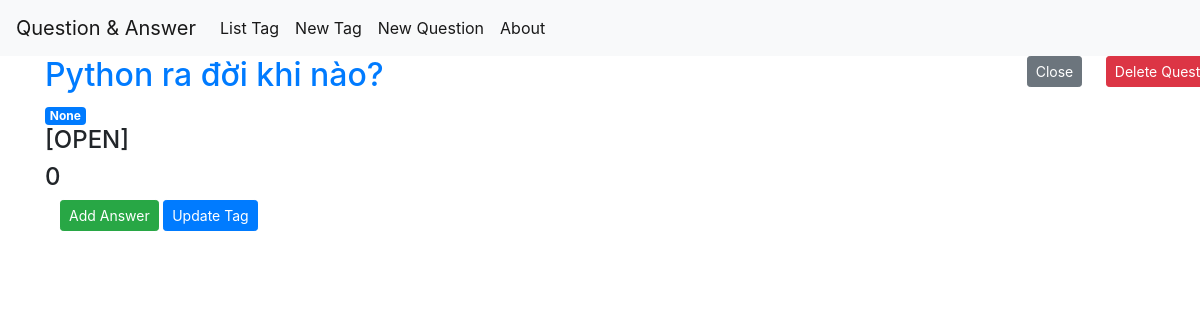
The page /question/5/ on the database as committed earlier.
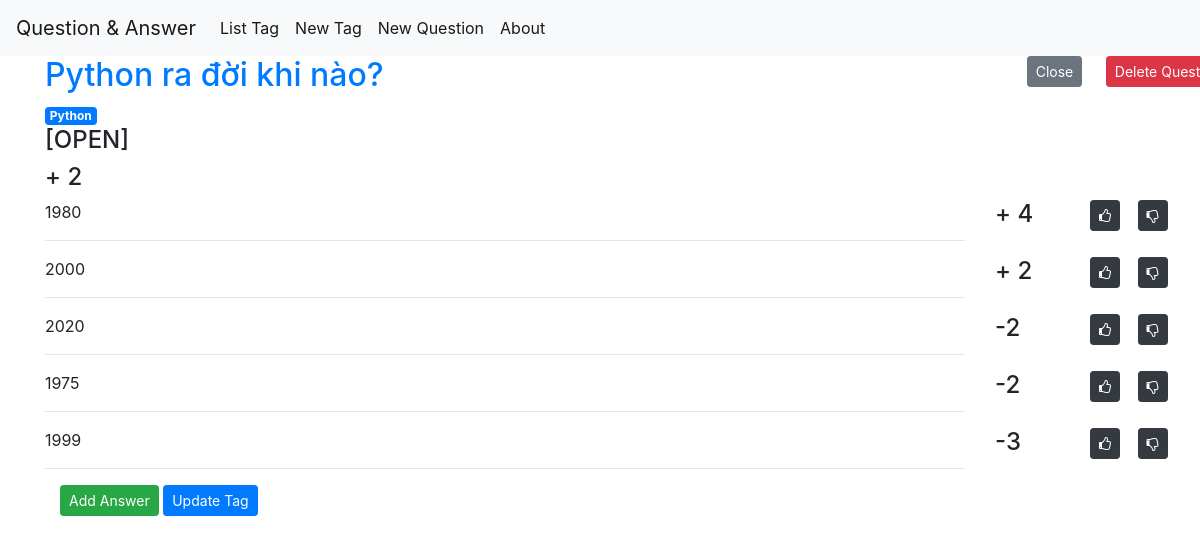
The same page on the database as committed later.
### tables this page shows
CREATE TABLE question (
    question_id       INTEGER NOT NULL PRIMARY KEY AUTOINCREMENT,
    question_content  STRING,
    question_vote     INTEGER DEFAULT (0),
    question_tag      INTEGER,
    is_open           BOOLEAN
);

CREATE TABLE tag (
    tag_id    INTEGER NOT NULL PRIMARY KEY AUTOINCREMENT,
    tag_name  STRING
);

CREATE TABLE answer (
    answer_id        INTEGER NOT NULL PRIMARY KEY AUTOINCREMENT,
    answer_question  INTEGER,
    answer_content   STRING,
    answer_vote      INTEGER DEFAULT (0)
);

### app.py (the view)
@app.route('/question/<int:questionid>/')
def questiondetail(questionid):
    question = get_question(questionid)
    answers = get_answerquestion(questionid)
    return render_template('question.html', question=question, answers=answers, isopen=question[6])

### answers.py (called while the page is built)
def get_answerquestion(question_id):
    conn = get_db_connection()
    answer = conn.execute(' SELECT a.answer_id, a.answer_content, a.answer_vote, q.question_content, q.question_vote \
                            FROM answer AS a \
                            LEFT JOIN question AS q on q.question_id = a.answer_question \
                            WHERE a.answer_question = ? \
                            ORDER BY a.answer_vote DESC',(question_id,)
                         ).fetchall()
    conn.close()
    if answer is None:
        abort(404)
    return answer

### databases.py (called while the page is built)
def get_db_connection():
    conn = sqlite3.connect('questionanswer.db')
    conn.row_factory = sqlite3.Row
    return conn

### templates/question.html
{% extends 'base.html' %}
{% block content %}
    <div class="row">
        <div class="col-12 col-md-10">
            <a href="{{ url_for('questionedit', questionid=question['question_id']) }}">
                <h2>{% block title %} {{ question['question_content'] }} {% endblock %}</h2>
            </a>
            <span class="badge badge-primary">{{ question['tag_name'] }}</span>
            {% if isopen %}
                <h4>[OPEN]</h4>
            {% else %}
                <h4>[CLOSE]</h4>
            {% endif %}
            {% if question['question_vote'] > 0 %}
                <h4>+ {{ question['question_vote'] }}</h4>
            {% else %}
                <h4>{{ question['question_vote'] }}</h4>
            {% endif %}
        </div>
        <div class="col-12 col-md-2">
            <div class="row">
                <div class="col-12 col-md-2"></div>
                <div class="col-12 col-md-5">
                    <form action="{{ url_for('questionclose', questionid=question['question_id']) }}" method="POST">
                        <input type="submit" value="Close"
                                class="btn btn-secondary btn-sm">
                    </form>
                </div>
                <div class="col-12 col-md-5">
                    <form action="{{ url_for('questiondelete', questionid=question['question_id']) }}" method="POST">
                        <input type="submit" value="Delete Question"
                                class="btn btn-danger btn-sm"
                                onclick="return confirm('Are you sure you want to delete this question?')">
                    </form>
                </div>
            </div>
        </div>
    </div>
    <div class="row">
        <div class="col-12 col-md-12">
            {% for answer in answers %}
                <div class="row">
                    <div class="col-12 col-md-10">
                        <p>{{ answer['answer_content'] }}</p>
                        <hr>
                    </div>
                    <div class="col-12 col-md-2">
                        <div class="row">
                            <div class="col-12 col-md-6">
                                {% if answer['answer_vote'] > 0 %}
                                    <h4>+ {{ answer['answer_vote'] }}</h4>
                                {% else %}
                                    <h4>{{ answer['answer_vote'] }}</h4>
                                {% endif %}
                            </div>
                            <div class="col-12 col-md-3">
                                <form action="{{ url_for('answerupvote', questionid=question['question_id'], answerid=answer['answer_id']) }}" method="POST">
                                    <button type="submit" class="btn btn-dark btn-sm">
                                        <i class="fa fa-thumbs-o-up"></i>
                                    </button>
                                </form>
                            </div>
                            <div class="col-12 col-md-3">
                                <form action="{{ url_for('answerdownvote', questionid=question['question_id'], answerid=answer['answer_id']) }}" method="POST">
                                    <button type="submit" class="btn btn-dark btn-sm">
                                        <i class="fa fa-thumbs-o-down"></i>
                                    </button>
                                </form>
                            </div>
                        </div>
                    </div>
                </div>
            {% endfor %}
        </div>
        <div class="col-12 col-md-12">
            <div class="container">
                <a class="btn btn-success btn-sm"
                href="{{ url_for('questionaddanswer', questionid=question['question_id']) }}">Add Answer</a>
                <a class="btn btn-primary btn-sm"
                href="{{ url_for('questionaddtag', questionid=question['question_id']) }}">Update Tag</a>
            </div>
        </div>
    </div>
{% endblock %}

Rows that differ between the two databases and show on the page:
changed question "Python ra đời khi nào?": question_vote "0" → "2"
added tag: tag_name "Python"
added answer: answer_content "1980", answer_vote "4"
added answer: answer_content "2000", answer_vote "2"
added answer: answer_content "2020", answer_vote "-2"
added answer: answer_content "1975", answer_vote "-2"
added answer: answer_content "1999", answer_vote "-3"
Other text that changed with them:
{{ question['tag_name'] }}: "None" → (not shown)
